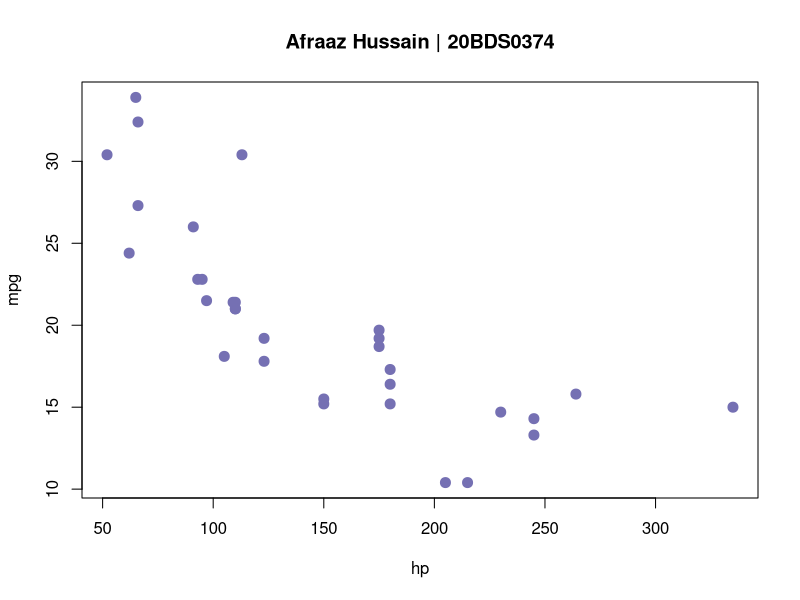

R code for this plot:
library(RColorBrewer)

palette <- brewer.pal(4, "Dark2")
plot(mpg ~ hp, mtcars, pch=20, cex=2, col=palette[3], main = "Afraaz Hussain | 20BDS0374")